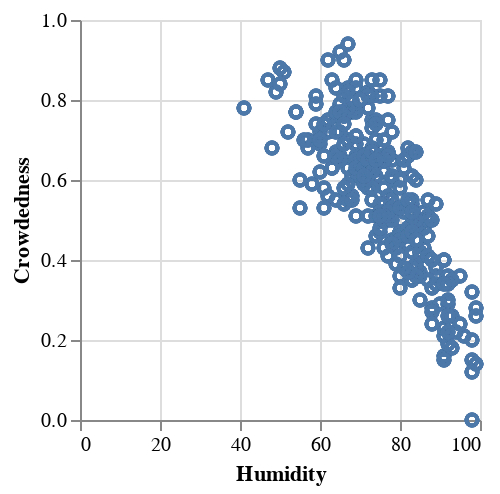

The notebook cell saved with this chart:
### Markdown cell above
### 3.5 Data Viz <span style="color:red">(To be completed by Di)</span>

### Code cell
summer_humidity_plot = alt.Chart(summer_months_df).mark_point().encode(
    x=alt.X('Humidity', title='Humidity'),
    y='Crowdedness',
).properties(width=200, height=200) 

summer_humidity_plot

### Figure 1 — Vega-Lite specification as saved in the notebook (floating-point values rounded to 4 significant figures; data arrays with more than 128 entries replaced by an {"elided": "..."} marker saying what was removed)
{"config": {"view": {"continuousWidth": 300, "continuousHeight": 300}}, "data": {"name": "data-9674a9d728680e6b4504377634f9bde7"}, "mark": {"type": "point"}, "encoding": {"x": {"field": "Humidity", "title": "Humidity", "type": "quantitative"}, "y": {"field": "Crowdedness", "type": "quantitative"}}, "height": 200, "width": 200, "$schema": "https://vega.github.io/schema/vega-lite/v5.14.1.json", "datasets": {"data-9674a9d728680e6b4504377634f9bde7": {"elided": "1974 records"}}}
